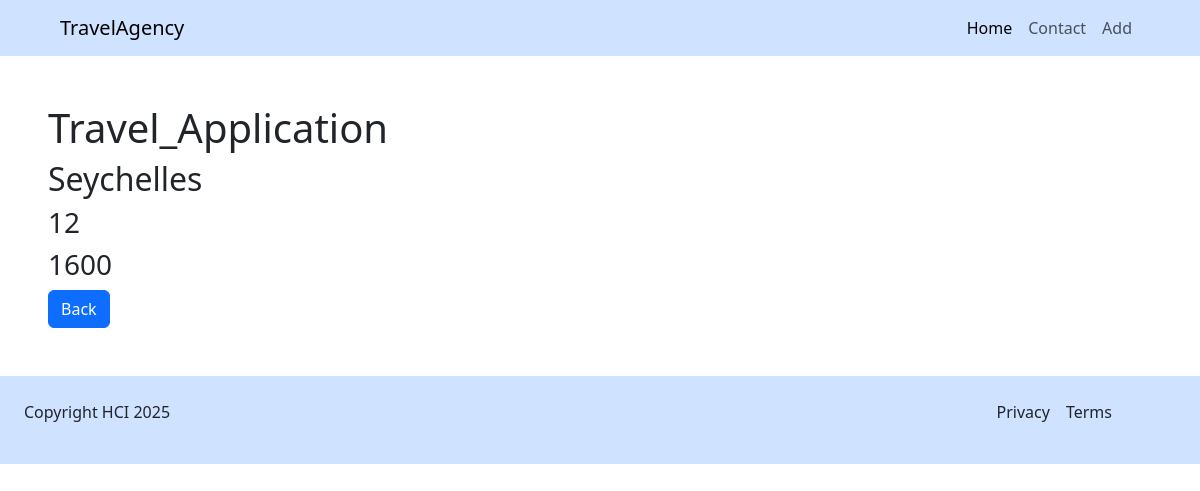
The page /details/2 on the database its author committed.
### Travel_Application/models.py (models this page shows, shortened)
class Travel(models.Model):
    place = models.CharField(max_length=100, null=True, blank=True)
    price = models.IntegerField(null=True, blank=True)
    duration = models.IntegerField(null=True, blank=True)
    image = models.ImageField(upload_to='TravelPhotos/',null=True, blank=True)
    touristGuide = models.ForeignKey('TouristGuide', on_delete=models.CASCADE, null=True, blank=True, related_name='guides')

### Travel_Application/views.py (the view)
# urls.py: path('details/<travel_id>', details, name='details'),
def details(request, travel_id):
    travel = Travel.objects.filter(id=travel_id).first()
    context = {'travel_data': travel, 'app_name': 'Travel_Application'}
    return render(request, 'details.html', context)

### Travel_Application/templates/details.html
{% extends 'base.html' %}
{% load static %}
{% block content %}
    <div class="m-5">
        <h1>{{ app_name }}</h1>
        <h2>{{ travel_data.place }}</h2>
        <h3>{{ travel_data.duration }}</h3>
        <h3>{{ travel_data.price }}</h3>
        <a href="{% url 'index' %}" class="btn btn-primary">Back</a>
    </div>
{% endblock %}

### Travel_Application/templates/base.html (style rules this page uses)
body, html { overflow-x: hidden; }

### rows shown on the page
Travel: place "Seychelles", duration "12", price "1600"

### other values the page prints
{{ app_name }} "Travel_Application"
